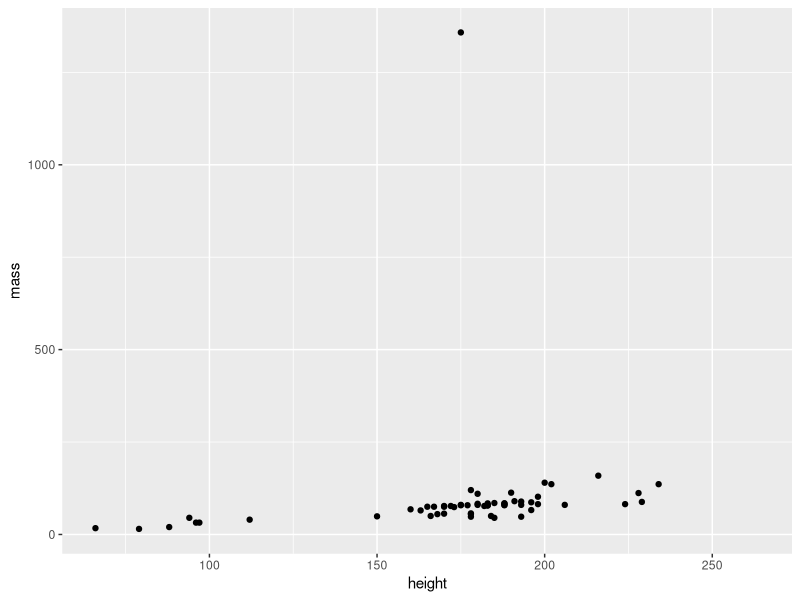
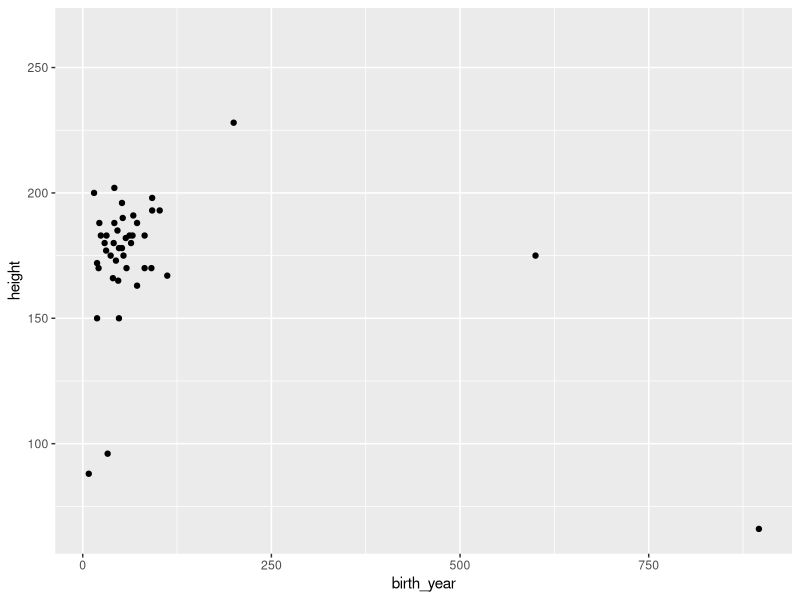
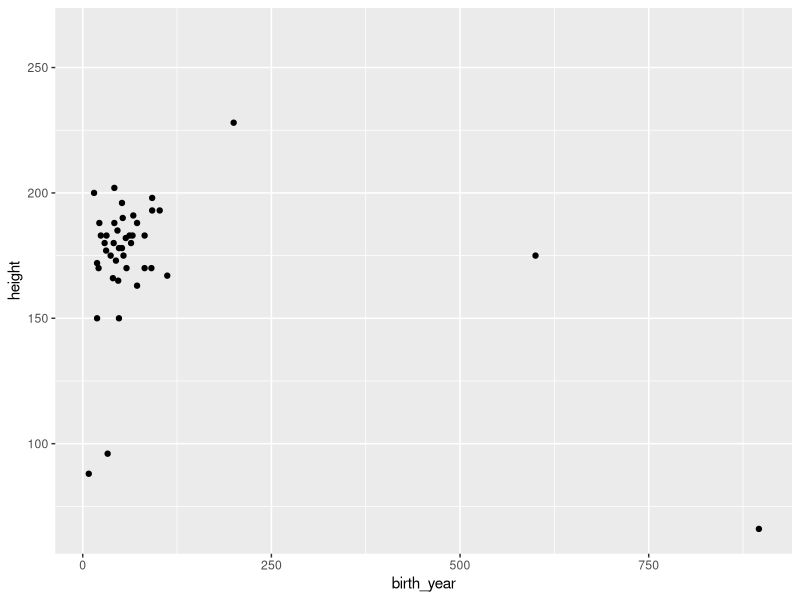
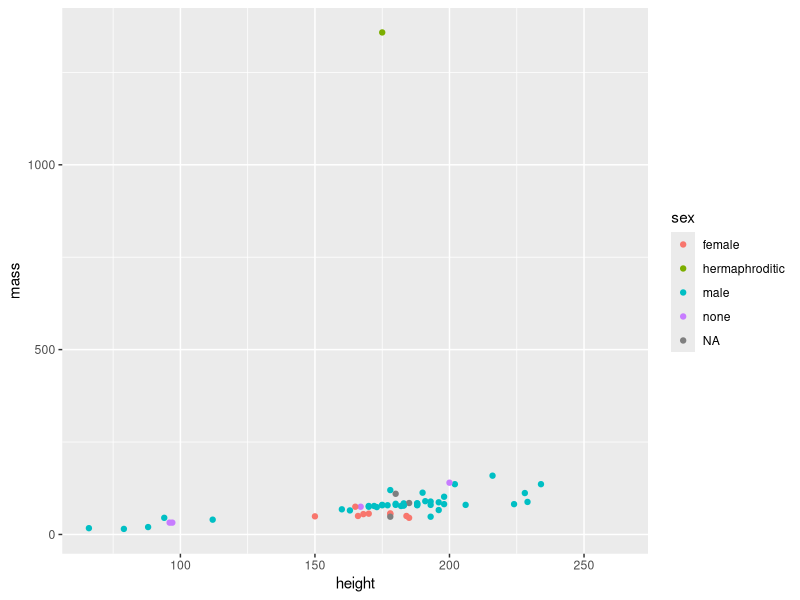
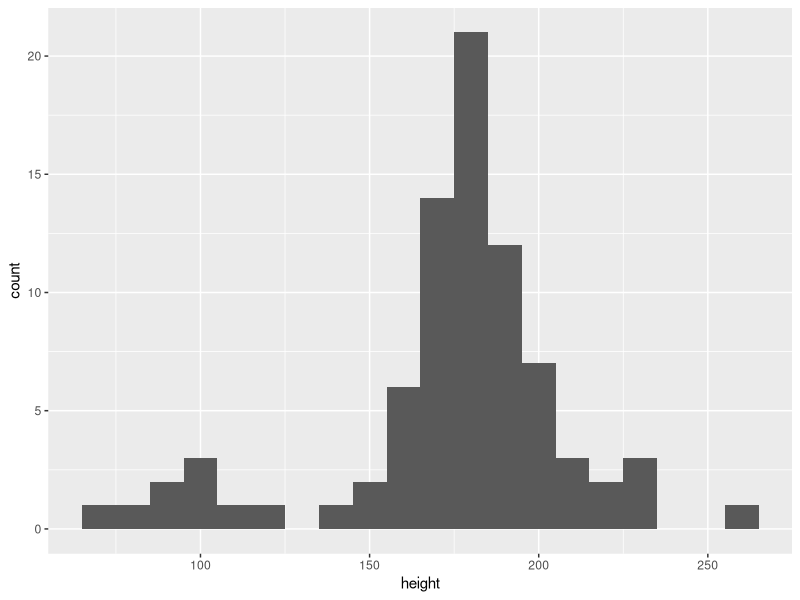
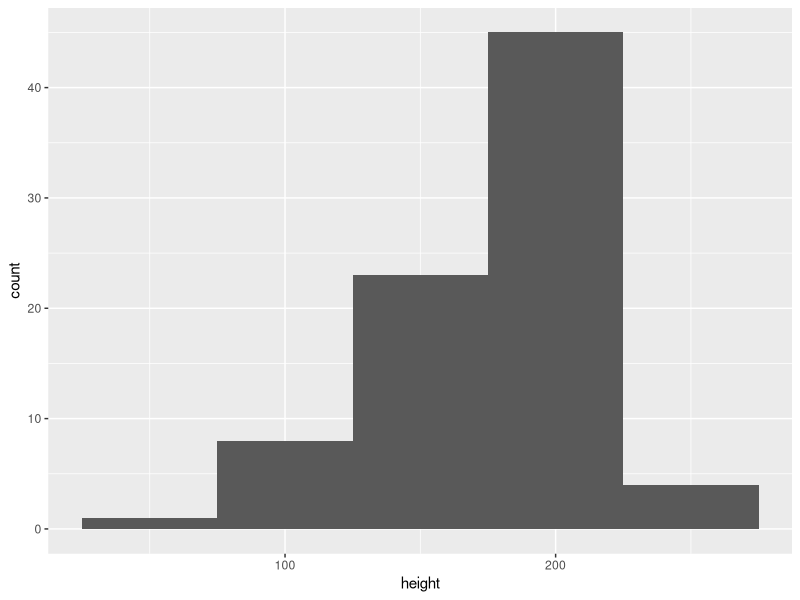
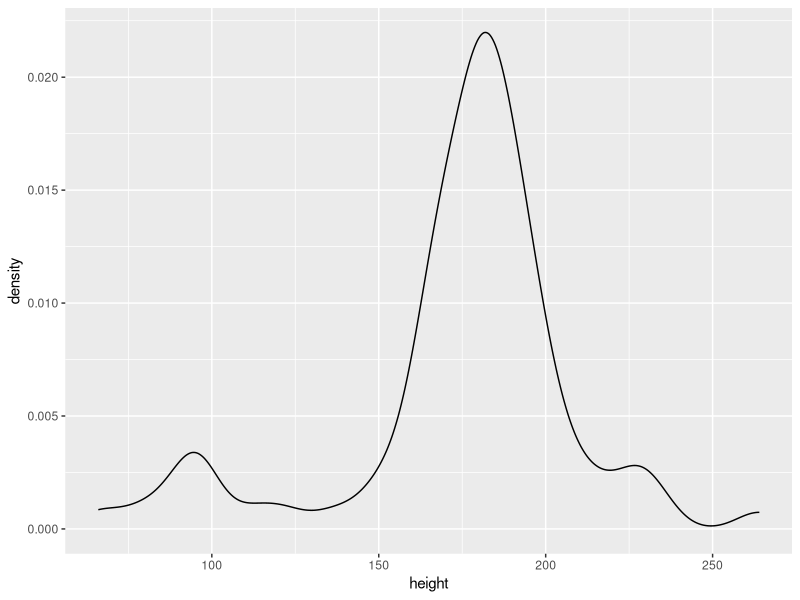
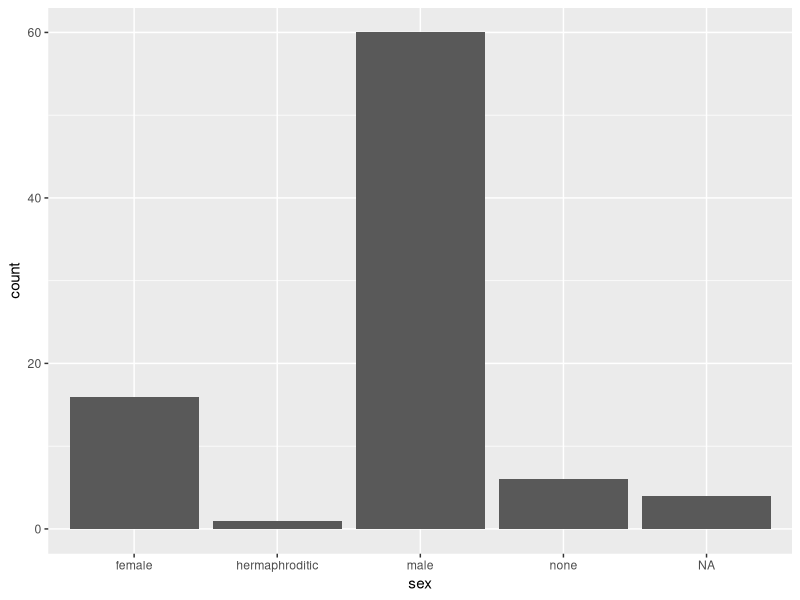

The R script that drew these images, in order:
## ---- chunk 1
knitr::opts_chunk$set(echo = TRUE, error = TRUE)
library(tidyverse)
## ---- chunk 2
# assuming you loaded dplyr ...
starwars
## ---- chunk 3
# scatterplot (option 1)
ggplot(data = starwars) +
  geom_point(mapping = aes(x = height, y = mass))
## ---- chunk 4
# your code
ggplot(data = starwars, mapping = aes(x = birth_year, y = height)) +
  geom_point()

ggplot(data = starwars) +
  geom_point(mapping = aes(x = birth_year, y = height))
## ---- chunk 5
# colored scatterplot 
ggplot(data = starwars, aes(x = height, y = mass)) +
  geom_point(aes(color = sex))
## ---- chunk 6
# your code
ggplot(data = starwars, aes(height)) + 
  geom_histogram(binwidth = 10)
## ---- chunk 7
# your code
ggplot(data = starwars) +
  geom_histogram(aes(height), binwidth = 50)
## ---- chunk 8
# your code
ggplot(starwars) + 
  geom_density(aes(height))
## ---- chunk 9
# your code
ggplot(starwars) + 
  geom_bar(aes(sex))
## ---- chunk 10
sex_count = count(starwars, sex)
  
ggplot(sex_count, aes(x = sex, y = n)) +
  geom_col() +
  labs(title = "Count of individuals by sex",
       y = "count")
## ---- chunk 11
ggplot(sex_count, aes(x = reorder(sex, n), y = n)) +
  geom_col() +
  labs(title = "Count of individuals by sex",
       x = "sex",
       y = "count")
## ---- chunk 12
# your code
ggplot(sex_count, aes(x = reorder(sex, -n), y = n)) +
  geom_col() +
  labs(title = "Count of individuals by sex",
       x = "sex",
       y = "count")
## ---- chunk 13
# your code
ggplot(starwars) +
  geom_boxplot(aes(sex, height))
## ---- chunk 14
fem <- filter(starwars, sex == 'female')
## ---- chunk 15
# your code
ggplot(fem, aes(x = height, y = mass, label = name)) + 
  geom_point() +
  geom_text(nudge_x = 3, nudge_y = 2, size = 3)
## ---- chunk 16
# facets: column-by-column
ggplot(data = starwars, aes(x = height, y = mass)) +
  geom_point() +
  facet_grid(. ~ sex)
## ---- chunk 17
# facets: row-by-row
ggplot(data = starwars, aes(x = height, y = mass)) +
  geom_point() +
  facet_grid(sex ~ .)
## ---- chunk 18
# facets: wrapped into rows-and-columns
ggplot(data = starwars, aes(x = height, y = mass)) +
  geom_point() +
  facet_wrap(. ~ sex)
## ---- chunk 19
# your code
ggplot(starwars) + 
  geom_histogram(aes(x = height)) +
  facet_grid(. ~ gender)
## ---- chunk 20
# your code
ggplot(data = starwars) + 
  geom_histogram(binwidth = 10, aes(height, color = "red")) +
  theme_dark()
